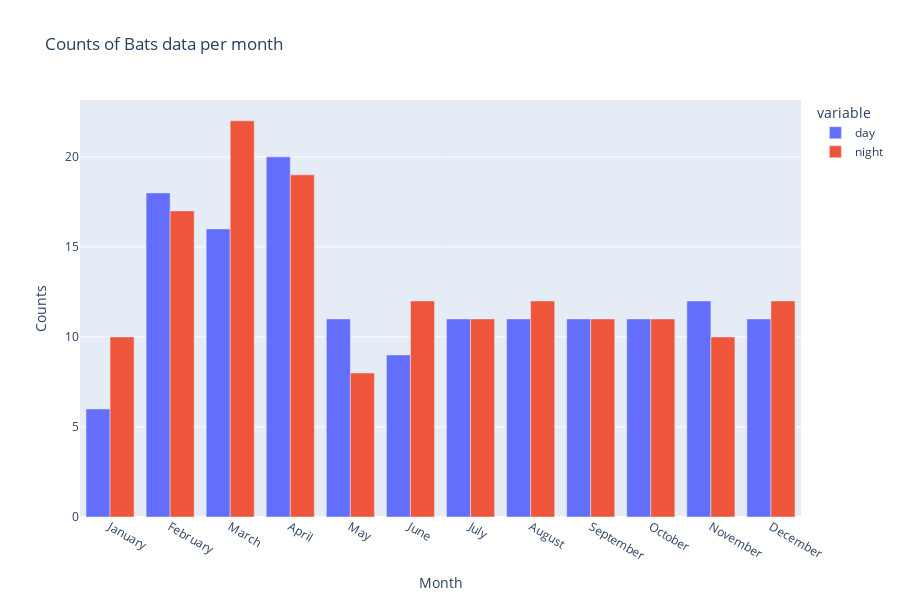

The cell this chart's notebook holds for it:
### Code cell
px.bar(
    counts_month,
    x=counts_month.index,
    y=counts_month.columns,
    # side by side
    barmode="group",
    title=f"Counts of {station} data per month",
    labels={"value": "Counts"},
    color_discrete_sequence=px.colors.qualitative.Plotly,
).update_layout(xaxis_title="Month", height=600).show()

### Figure 1 — Plotly figure (JSON) as saved in the notebook; plotly's stock layout.template omitted (floating-point values rounded to 4 significant figures)
{"data": [{"alignmentgroup": "True", "hovertemplate": "variable=day<br>index=%{x}<br>Counts=%{y}<extra></extra>", "legendgroup": "day", "marker": {"color": "#636EFA", "pattern": {"shape": ""}}, "name": "day", "offsetgroup": "day", "orientation": "v", "showlegend": true, "textposition": "auto", "type": "bar", "x": ["January", "February", "March", "April", "May", "June", "July", "August", "September", "October", "November", "December"], "xaxis": "x", "y": [6, 18, 16, 20, 11, 9, 11, 11, 11, 11, 12, 11], "yaxis": "y"}, {"alignmentgroup": "True", "hovertemplate": "variable=night<br>index=%{x}<br>Counts=%{y}<extra></extra>", "legendgroup": "night", "marker": {"color": "#EF553B", "pattern": {"shape": ""}}, "name": "night", "offsetgroup": "night", "orientation": "v", "showlegend": true, "textposition": "auto", "type": "bar", "x": ["January", "February", "March", "April", "May", "June", "July", "August", "September", "October", "November", "December"], "xaxis": "x", "y": [10, 17, 22, 19, 8, 12, 11, 12, 11, 11, 10, 12], "yaxis": "y"}], "layout": {"barmode": "group", "height": 600, "legend": {"title": {"text": "variable"}, "tracegroupgap": 0}, "title": {"text": "Counts of Bats data per month"}, "xaxis": {"anchor": "y", "domain": [0, 1], "title": {"text": "Month"}}, "yaxis": {"anchor": "x", "domain": [0, 1], "title": {"text": "Counts"}}}}
